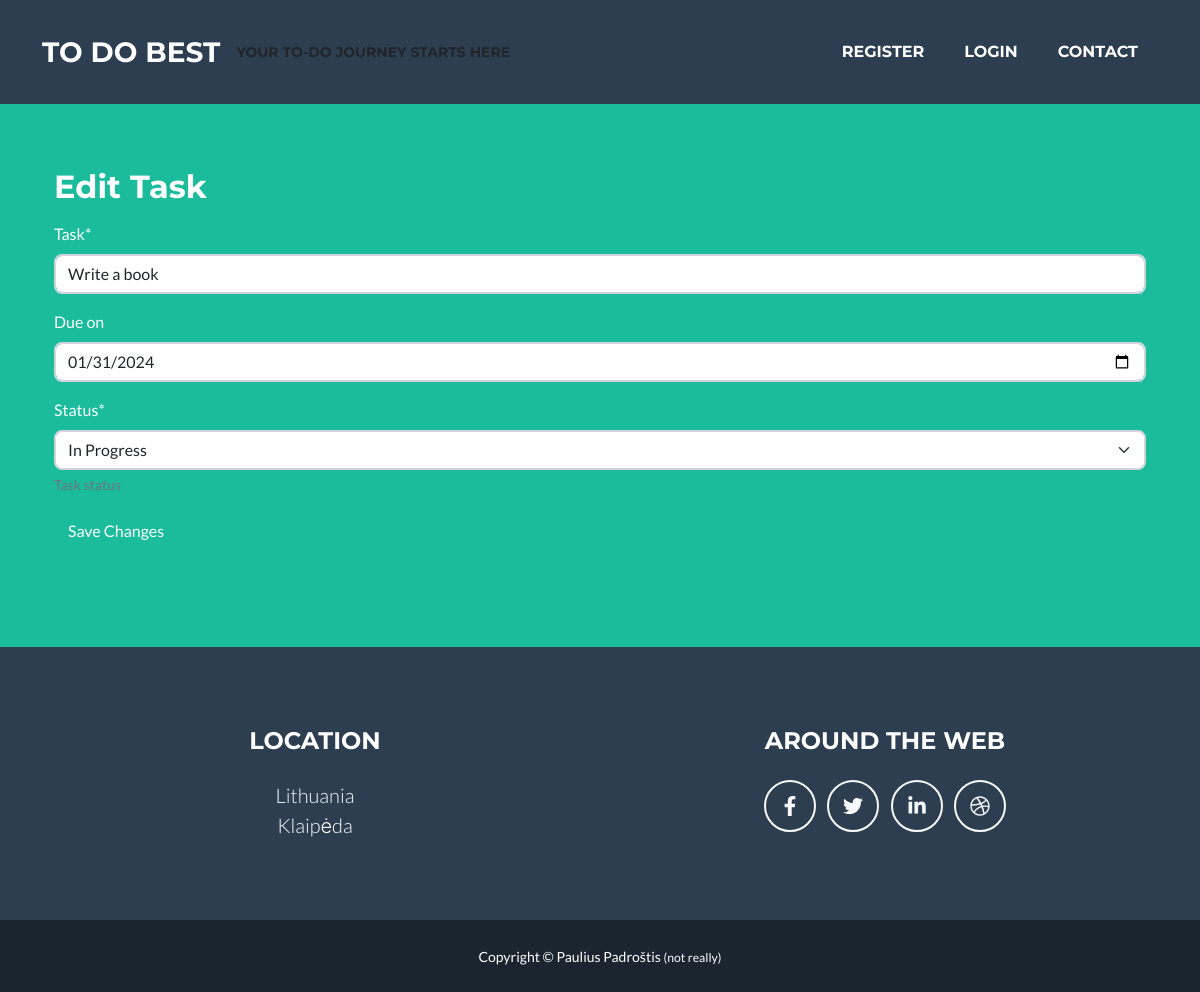
The page /update_todo/64/update on the database its author committed.
### todoapp/models.py (models this page shows, shortened)
class Task(models.Model):
    task = models.CharField(verbose_name='Task', max_length=200)
    user = models.ForeignKey(User, on_delete=models.CASCADE)
    creation_date = models.DateTimeField(verbose_name='Task created', auto_now_add=True)
    due_date = models.DateField(verbose_name='Due on', blank=True, null=True)
    COMPLETION_STATUS = (
        ('td', 'To do'),
        ('ip', 'In Progress'),
        ('ca', 'Cancelled'),
        ('co', 'Completed'),
    )
    status = models.CharField(max_length=2, choices=COMPLETION_STATUS, default='td', help_text='Task status')
    class Meta:
        verbose_name = 'Task'
        verbose_name_plural = 'Tasks'

### todoapp/views.py (the view, shortened to what this page needs)
# urls.py: path('update_todo/<int:pk>/update', views.UpdateTodoView.as_view(), name='update_todo'),
class UpdateTodoView(generic.UpdateView):
    model = Task
    success_url = reverse_lazy('tasks')
    template_name = 'edit_todo.html'
    form_class = TodoItemForm
    def get_context_data(self, **kwargs):
        context = super().get_context_data(**kwargs)
        context['task'] = Task.objects.all()
        return context

### todoapp/forms.py
class TodoItemForm(forms.ModelForm):
    class Meta:
        model = Task
        fields = ['task', 'due_date', 'status']
        widgets = {'due_date': DateInput()}

### todoapp/templates/edit_todo.html (shortened to what this page needs)
{% extends "base.html" %}
{% load crispy_forms_tags %}
{% block Content %}
<div class="container mt-5">
    <h2>Edit Task</h2>
    <form method="post" class="mt-3">
        {{ form|crispy }}
        <button type="submit" class="btn btn-primary">Save Changes</button>
    </form>
</div>
{% endblock %}

### rows shown on the page
Task: task "Write a book", due_date "01/31/2024", status "In Progress"
